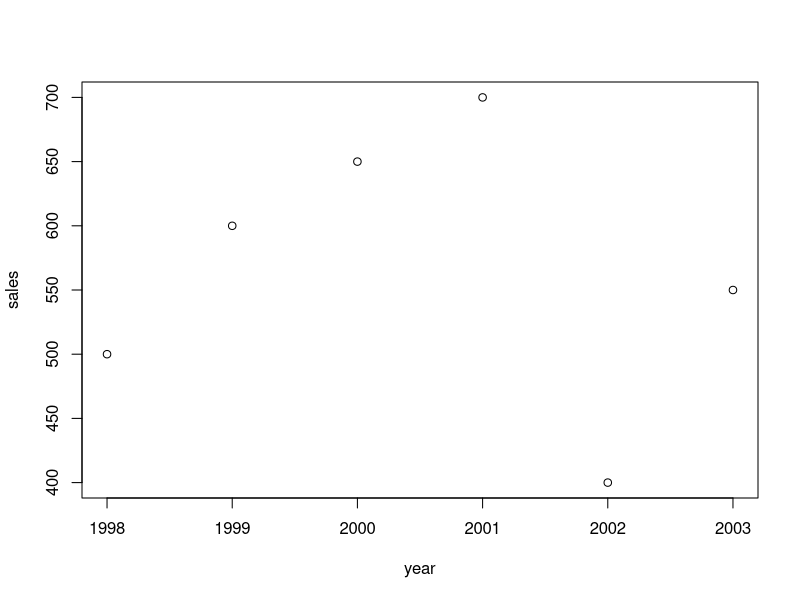
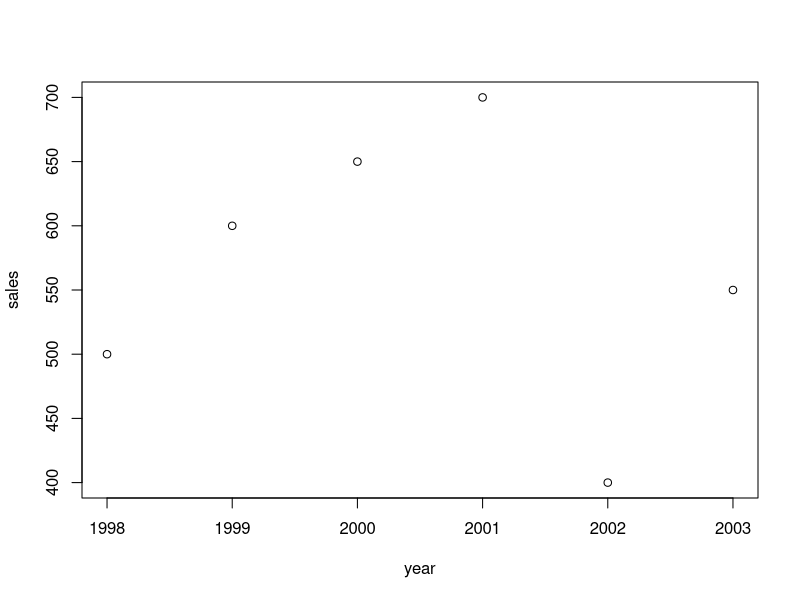
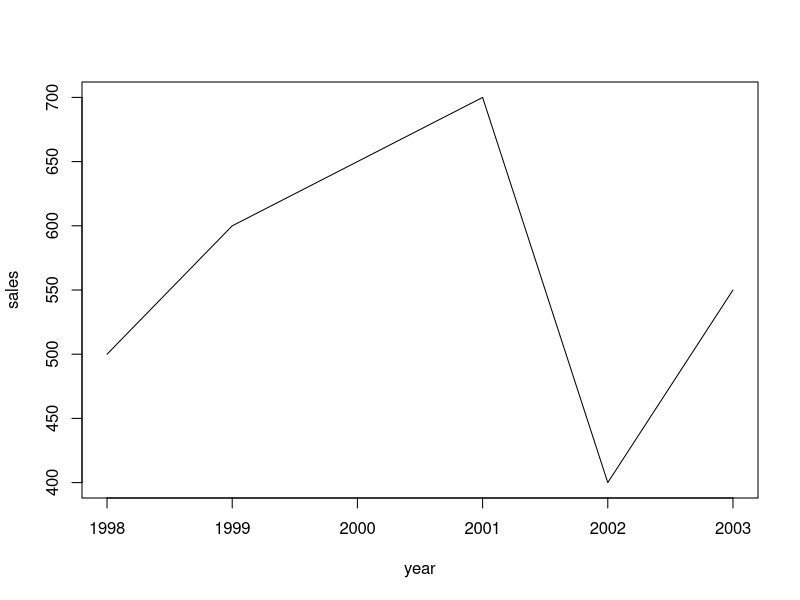
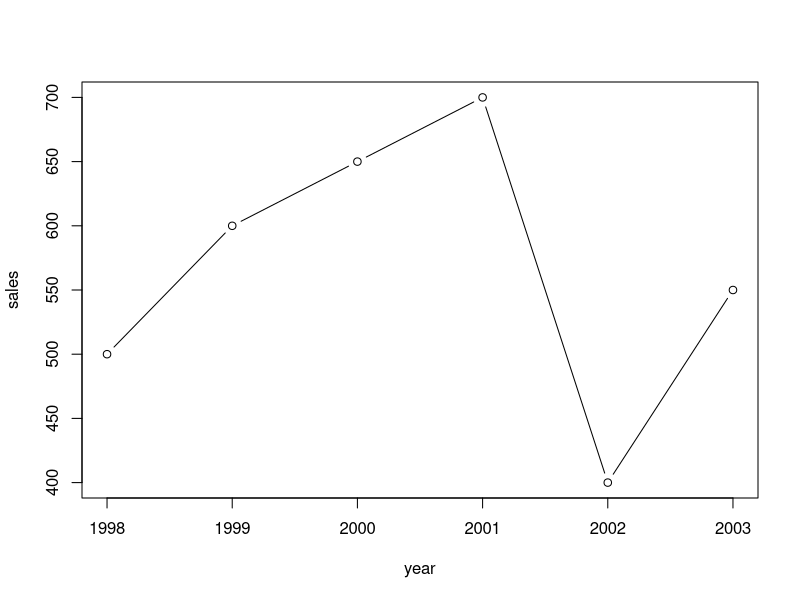
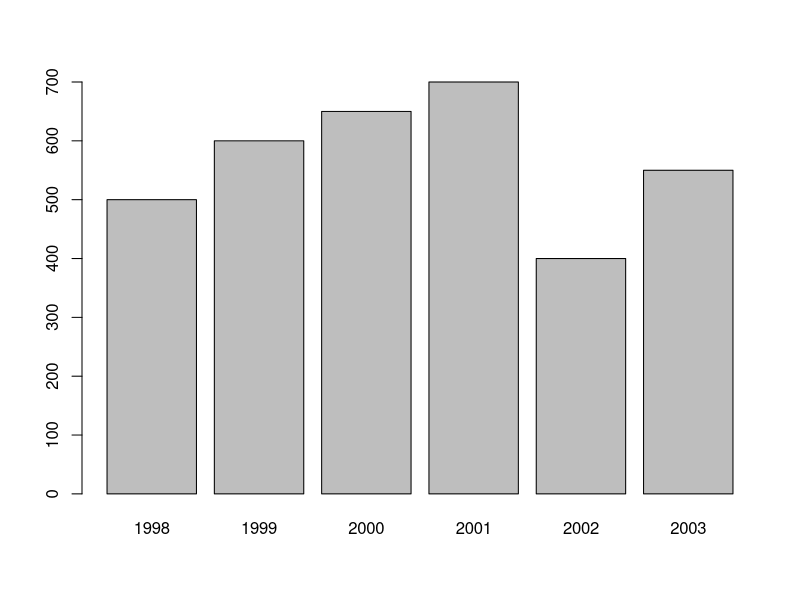
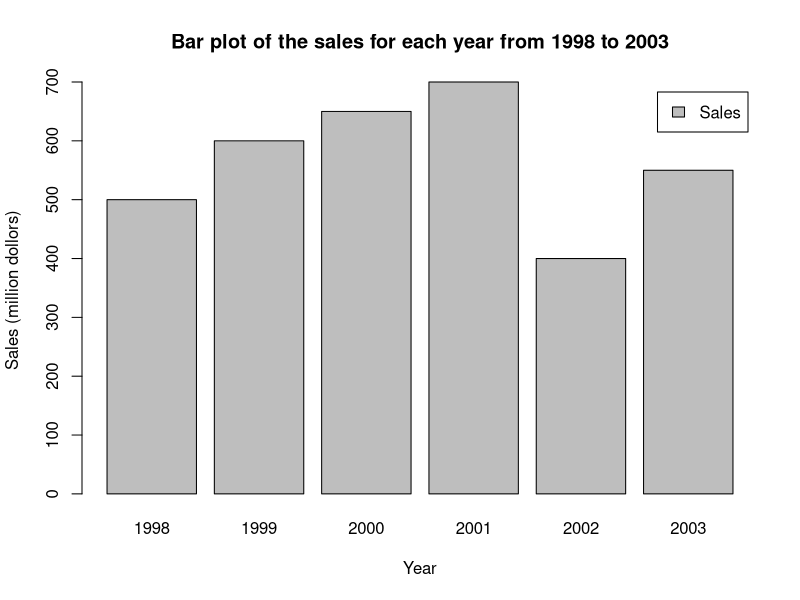

Reproduce these figures in R, in order.
## ---- chunk 1
year <- c(1998:2003) # create variable year
sales <- c(500, 600, 650, 700, 400, 550) # create variable sales
df <- data.frame(year, sales) # combine the variables into one data frame called df
plot(df)
## ---- chunk 2
plot(sales ~ year, data = df)
## ---- chunk 3
plot(df,
     type = 'l') # type indicates the line type
## ---- chunk 4
plot(df,
     type = 'b') # type indicates the line type
## ---- chunk 5
barplot(df$sales,
        names.arg = df$year) # names.org indicates the vector of names to be plotted under each bar
## ---- chunk 6
barplot(df$sales,
        names.arg = df$year,
        main = 'Bar plot of the sales for each year from 1998 to 2003', # add title for the plot
        xlab = 'Year', # add label tag for the x-axis
        ylab = 'Sales (million dollors)',  # add label for the y-axis
        legend = 'Sales') # add lengend name
